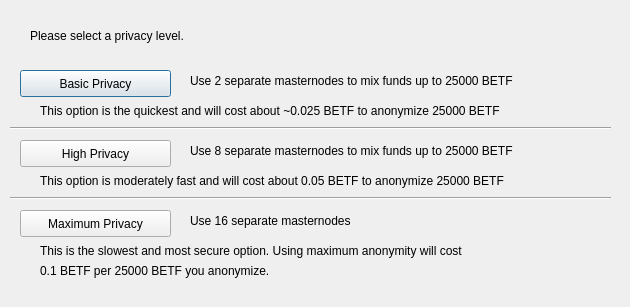
<?xml version="1.0" encoding="UTF-8"?>
<ui version="4.0">
 <class>ObfuscationConfig</class>
 <widget class="QDialog" name="ObfuscationConfig">
  <property name="geometry">
   <rect>
    <x>0</x>
    <y>0</y>
    <width>630</width>
    <height>307</height>
   </rect>
  </property>
  <property name="windowTitle">
   <string>Configure Obfuscation</string>
  </property>
  <widget class="QPushButton" name="buttonBasic">
   <property name="geometry">
    <rect>
     <x>20</x>
     <y>70</y>
     <width>151</width>
     <height>27</height>
    </rect>
   </property>
   <property name="text">
    <string>Basic Privacy</string>
   </property>
  </widget>
  <widget class="QPushButton" name="buttonHigh">
   <property name="geometry">
    <rect>
     <x>20</x>
     <y>140</y>
     <width>151</width>
     <height>27</height>
    </rect>
   </property>
   <property name="text">
    <string>High Privacy</string>
   </property>
  </widget>
  <widget class="QPushButton" name="buttonMax">
   <property name="geometry">
    <rect>
     <x>20</x>
     <y>210</y>
     <width>151</width>
     <height>27</height>
    </rect>
   </property>
   <property name="text">
    <string>Maximum Privacy</string>
   </property>
  </widget>
  <widget class="QLabel" name="label">
   <property name="geometry">
    <rect>
     <x>30</x>
     <y>20</y>
     <width>571</width>
     <height>31</height>
    </rect>
   </property>
   <property name="text">
    <string>Please select a privacy level.</string>
   </property>
  </widget>
  <widget class="QLabel" name="label_2">
   <property name="geometry">
    <rect>
     <x>190</x>
     <y>70</y>
     <width>421</width>
     <height>21</height>
    </rect>
   </property>
   <property name="text">
    <string>Use 2 separate masternodes to mix funds up to 25000 BETF</string>
   </property>
  </widget>
  <widget class="QLabel" name="label_3">
   <property name="geometry">
    <rect>
     <x>190</x>
     <y>140</y>
     <width>411</width>
     <height>21</height>
    </rect>
   </property>
   <property name="text">
    <string>Use 8 separate masternodes to mix funds up to 25000 BETF</string>
   </property>
  </widget>
  <widget class="QLabel" name="label_4">
   <property name="geometry">
    <rect>
     <x>190</x>
     <y>210</y>
     <width>421</width>
     <height>21</height>
    </rect>
   </property>
   <property name="text">
    <string>Use 16 separate masternodes</string>
   </property>
  </widget>
  <widget class="QLabel" name="label_6">
   <property name="geometry">
    <rect>
     <x>40</x>
     <y>100</y>
     <width>561</width>
     <height>21</height>
    </rect>
   </property>
   <property name="text">
    <string>This option is the quickest and will cost about ~0.025 BETF to anonymize 25000 BETF</string>
   </property>
  </widget>
  <widget class="QLabel" name="label_7">
   <property name="geometry">
    <rect>
     <x>40</x>
     <y>170</y>
     <width>561</width>
     <height>21</height>
    </rect>
   </property>
   <property name="text">
    <string>This option is moderately fast and will cost about 0.05 BETF to anonymize 25000 BETF</string>
   </property>
  </widget>
  <widget class="QLabel" name="label_8">
   <property name="geometry">
    <rect>
     <x>40</x>
     <y>240</y>
     <width>561</width>
     <height>21</height>
    </rect>
   </property>
   <property name="text">
    <string>This is the slowest and most secure option. Using maximum anonymity will cost</string>
   </property>
  </widget>
  <widget class="QLabel" name="label_9">
   <property name="geometry">
    <rect>
     <x>40</x>
     <y>260</y>
     <width>561</width>
     <height>21</height>
    </rect>
   </property>
   <property name="text">
    <string>0.1 BETF per 25000 BETF you anonymize.</string>
   </property>
  </widget>
  <widget class="Line" name="line">
   <property name="geometry">
    <rect>
     <x>10</x>
     <y>120</y>
     <width>601</width>
     <height>16</height>
    </rect>
   </property>
   <property name="orientation">
    <enum>Qt::Horizontal</enum>
   </property>
  </widget>
  <widget class="Line" name="line_2">
   <property name="geometry">
    <rect>
     <x>10</x>
     <y>190</y>
     <width>601</width>
     <height>16</height>
    </rect>
   </property>
   <property name="orientation">
    <enum>Qt::Horizontal</enum>
   </property>
  </widget>
 </widget>
 <resources/>
 <connections/>
</ui>
